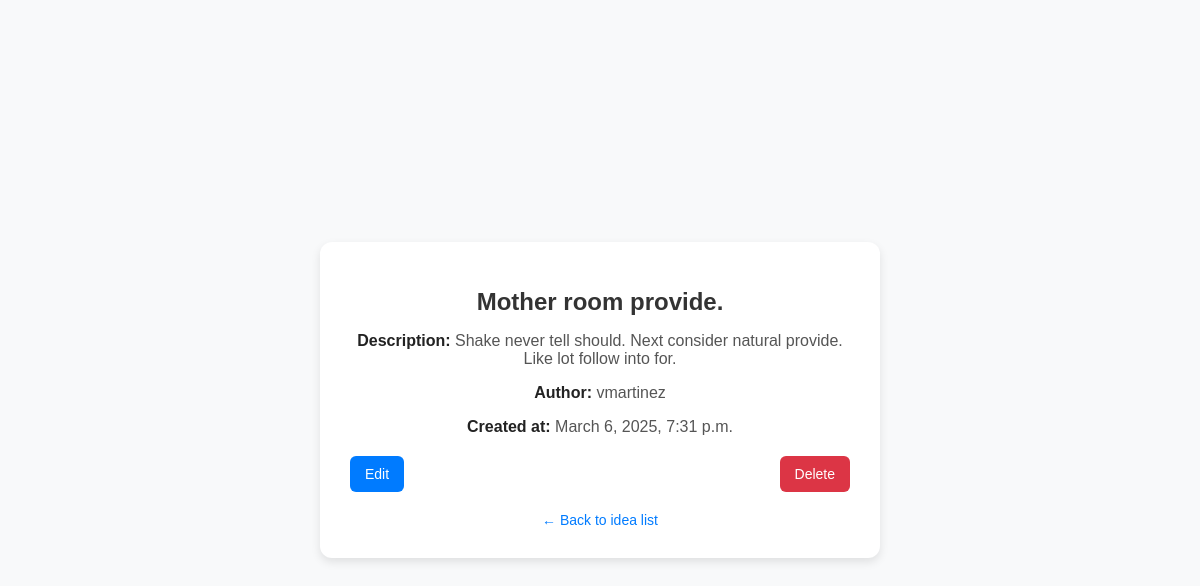
Page /ideas/32/ (signed in) on the committed database.
### ideas/models.py (models this page shows, shortened)
class Idea(models.Model):
    author = models.ForeignKey(User, on_delete=models.CASCADE)
    title = models.CharField(max_length=200)
    description = models.TextField()
    created_at = models.DateTimeField(auto_now_add=True)

### ideas/views.py (the view)
# urls.py: path('ideas/<int:pk>/', views.IdeaDetailView.as_view(), name='idea_detail'),
class IdeaDetailView(LoginRequiredMixin, DetailView):
    model = Idea
    template_name = 'idea_detail.html'
    context_object_name = 'idea'
    login_url = '/login/'

### ideas/templates/idea_detail.html (shortened to what this page needs)
<!DOCTYPE html>
<html lang="en">
<head>
</head>
<body>
    <div class="container">
        <h1>{{ idea.title }}</h1>
        <p><strong>Description:</strong> {{ idea.description }}</p>
        <p><strong>Author:</strong> {{ idea.author.username }}</p>
        <p><strong>Created at:</strong> {{ idea.created_at }}</p>
        <div class="btn-container">
            <a href="{% url 'idea_update' idea.id %}" class="btn btn-edit">Edit</a>
            <a href="{% url 'idea_delete' idea.id %}" class="btn btn-delete">
                Delete
            </a>
        </div>
        <a href="{% url 'idea_list' %}" class="back-link">← Back to idea list</a>
    </div>
</body>
</html>

### ideas/templates/idea_detail.html (style rules this page uses)
body { font-family: Arial, sans-serif; margin: 0; padding: 0; background-color: #f8f9fa; display: flex; align-items: center; justify-content: center; height: 100vh; }
.container { background: white; padding: 30px; border-radius: 12px; box-shadow: 0px 4px 10px rgba(0, 0, 0, 0.1); width: 100%; max-width: 500px; text-align: center; }
h1 { color: #333; margin-bottom: 15px; font-size: 24px; }
p { font-size: 16px; color: #555; margin-bottom: 10px; }
strong { color: #222; }
.btn-container { margin-top: 20px; display: flex; justify-content: space-between; }
.btn { padding: 10px 15px; font-size: 14px; border: none; border-radius: 6px; cursor: pointer; text-decoration: none; display: inline-block; }
.btn-edit { background-color: #007BFF; color: white; transition: background 0.3s, transform 0.1s; }
.btn-delete { background-color: #dc3545; color: white; transition: background 0.3s, transform 0.1s; }
.back-link { display: block; margin-top: 20px; font-size: 14px; color: #007BFF; text-decoration: none; transition: color 0.3s; }

### rows in the picture
Idea: title "Mother room provide.", description "Shake never tell should. Next consider natural provide. Like lot follow into for.", author.username "vmartinez", created_at "March 6, 2025, 7:31 p.m."
